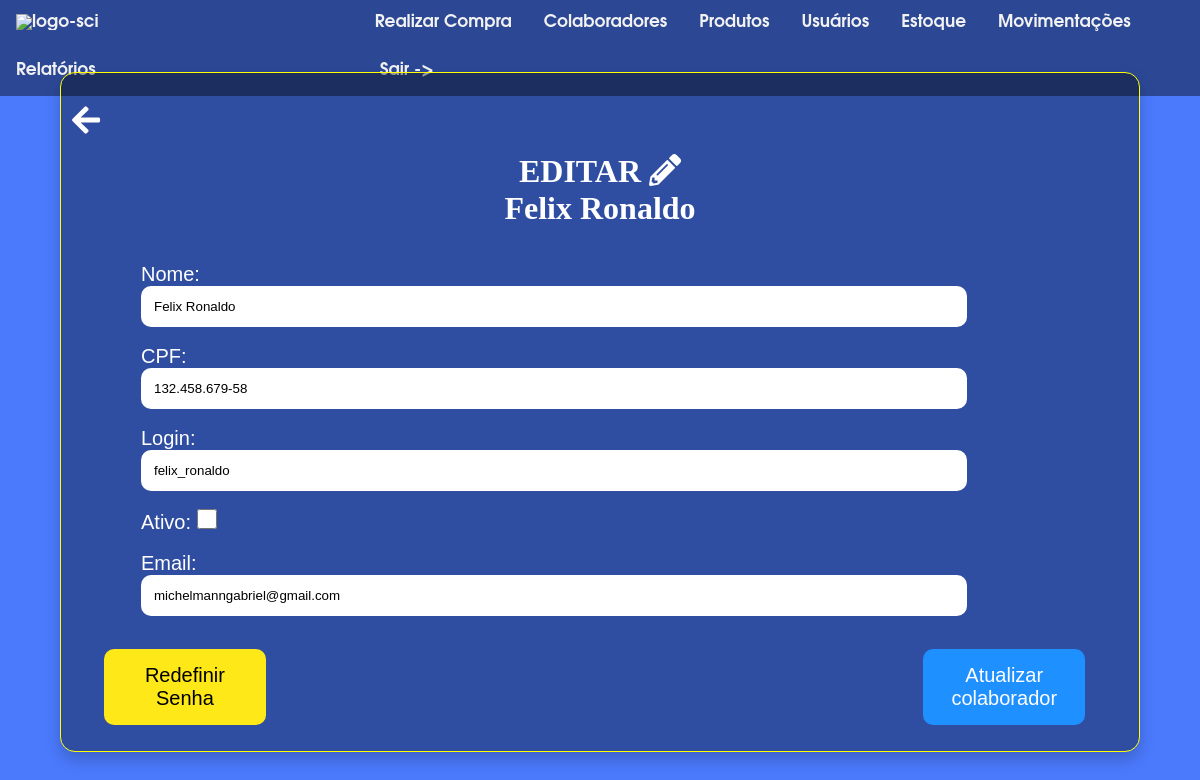
/home/editar-colaborador/13/ (signed in), run on an earlier commit of the app's database.
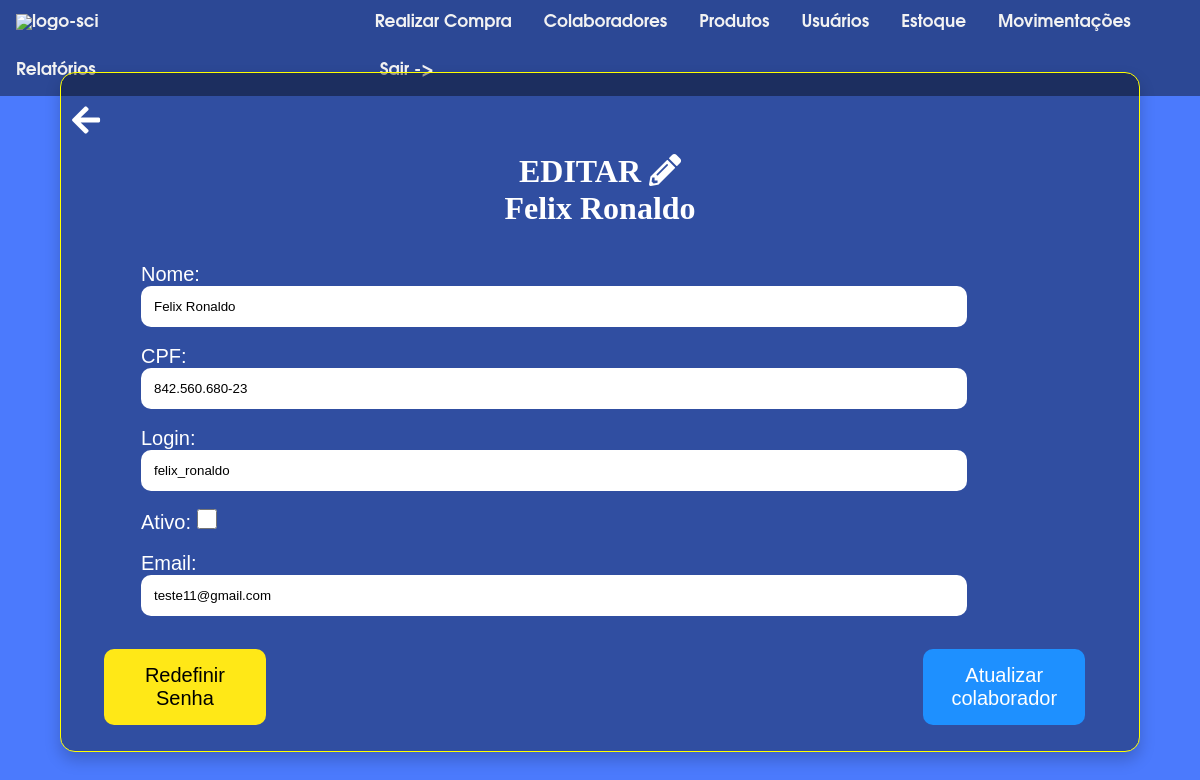
And on a later commit of the database.
### colaboradores/models.py (models this page shows, shortened)
class Colaboradore(models.Model):
    nome = models.CharField(max_length=70)
    cpf = models.CharField(max_length=14)
    login = models.CharField(unique=True,max_length=50)
    senha = models.CharField(max_length=30)
    situacao = models.CharField(default="Ativo",max_length=7)
    email = models.EmailField(default='michelmanngabriel@gmail.com')
    cod_barras_colab = models.CharField(max_length=10,default='1009463')

### colaboradores/views.py (the view)
# urls.py: path('home/editar-colaborador/<int:id>/',EditarColab,name='EditarColab'),
@login_required(login_url='Login')
def EditarColab(request,id):
    colab = Colaboradore.objects.get(id=id)
    if request.method == 'POST':
        nome = request.POST.get('nome')
        cpf = request.POST.get('cpf')
        login = request.POST.get('login')
        situacao = request.POST.get('ativo')
        email = request.POST.get('email')
        if situacao == 'on':
            situacao = "Ativo"
        else:
            situacao = "Inativo"
        cpf_validator = CPF()
        lista_cpf = Colaboradore.objects.exclude(id=id).values_list('cpf',flat=True)
        try:
            if cpf not in lista_cpf and cpf_validator.validate(cpf):
                lista_usernames = Colaboradore.objects.exclude(id=id).values_list('login',flat=True)
                if login not in lista_usernames:
                    lista_emails = Colaboradore.objects.exclude(id=id).values_list('email',flat=True)
                    if email not in lista_emails:
                        Colaboradore.objects.filter(id=id).update(nome=nome,cpf=cpf,login=login,situacao=situacao,email=email)
                        limpar_cache_sessao(request)
                        return redirect('MostrarColab')
                    else:
                        ultima_tentativa = {
                        'nome':nome,
                        'cpf':cpf,
                        'login':login,
                        'email':'',
                        'situacao':situacao
                        }
                        request.session['ultima_tentativa'] = ultima_tentativa
                        raise Exception('Email já cadastrado!')
                else:
                    ultima_tentativa = {
                        'nome':nome,
                        'cpf':cpf,
                        'login':'',
                        'email':email,
                        'situacao':situacao
                    }
                    request.session['ultima_tentativa'] = ultima_tentativa
                    raise Exception('Nome de usuário indisponível!')
            else:
                ultima_tentativa = {
                    'nome':nome,
                    'cpf':'',
                    'login':login,
                    'email':email,
                    'situacao':situacao
                }
                request.session['ultima_tentativa'] = ultima_tentativa
                raise Exception('CPF já cadastrado ou inválido!')
        except Exception as erro:
            messages.error(request,f'{erro}')
            url = reverse('EditarColab',args=[colab.id])
            return redirect(url)
    else:
        ultima_tentativa = request.session.get('ultima_tentativa')
        if ultima_tentativa is None:
            context = {
                'id': colab.id,'nome':colab.nome,'login':colab.login,'cpf':colab.cpf,'situacao':colab.situacao,'email':colab.email
            }
            return render(request,'colab/editar_colab.html',context=context)
        else:
            context = {
                'id':colab.id,'nome':ultima_tentativa['nome'],'login':ultima_tentativa['login'],
                'cpf':ultima_tentativa['cpf'],'situacao':ultima_tentativa['situacao'],'email':ultima_tentativa['email']
            }
            return render(request,'colab/editar_colab.html',context=context)

### templates/colab/editar_colab.html (shortened to what this page needs)
{%load static%}
<!DOCTYPE html>
<html lang="en">
<head>
    <link rel="stylesheet" href="{% static 'colab/css/editar_colab.css'%}">
</head>
<body>
  {% include 'navbar.html' %}
      <link rel="stylesheet" href="https://cdnjs.cloudflare.com/ajax/libs/font-awesome/5.15.3/css/all.min.css">
          <a href="{% url 'VoltarColaboradores' %}"><i class="fas fa-arrow-left fa-2x" id="voltar" style="position: absolute; top: 13%; left: 6%; color: white;z-index: 2;cursor: pointer;"></i></a>
    <div class="container">
        <form method="post" action="{% url 'EditarColab' id=id %}">
            <h1>EDITAR <i class="fas fa-pencil-alt"></i><br>
                {{nome}}</h1><br><br>
            <label for="nome">Nome:</label><br>
            <input type="text" name="nome" placeholder="Digite o nome:" id="nome" value="{{nome}}" required><br><br>
            <label for="cpf">CPF:</label><br>
            <input type="text" name="cpf" placeholder="Digite o cpf:" id="cpf" value="{{cpf}}" oninput="formatarCPF()" maxlength="14" required><br><br>
            <label for="login">Login:</label><br>
            <input type="text" name="login" placeholder="Digite o username do colaborador:" id="login" value="{{login}}" required><br><br>
            <label for="ativo">Ativo:   </label>
            <input type="checkbox" id="ativo" name="ativo" placeholder="Ativo" {%if situacao == "Ativo"%}checked{%endif%}><br><br>
            <label for="email">Email:</label><br>
            <input type="email" placeholder="Email:" name="email" id="email" value="{{email}}" required><br><br>
            <a href="{% url 'RedefinirSenha' id=id %}"><button type="button" id="redefinir" class="redefinir"> Redefinir Senha</button></a><br><br>
            <button type="submit">Atualizar colaborador</button><br><br>
          </form><br>
    </div>
</body>
</html>

What changed in the data, as far as the page shows it:
changed Colaboradore "Felix Ronaldo": cpf "132.458.679-58" → "842.560.680-23"; email "michelmanngabriel@gmail.com" → "teste11@gmail.com"
